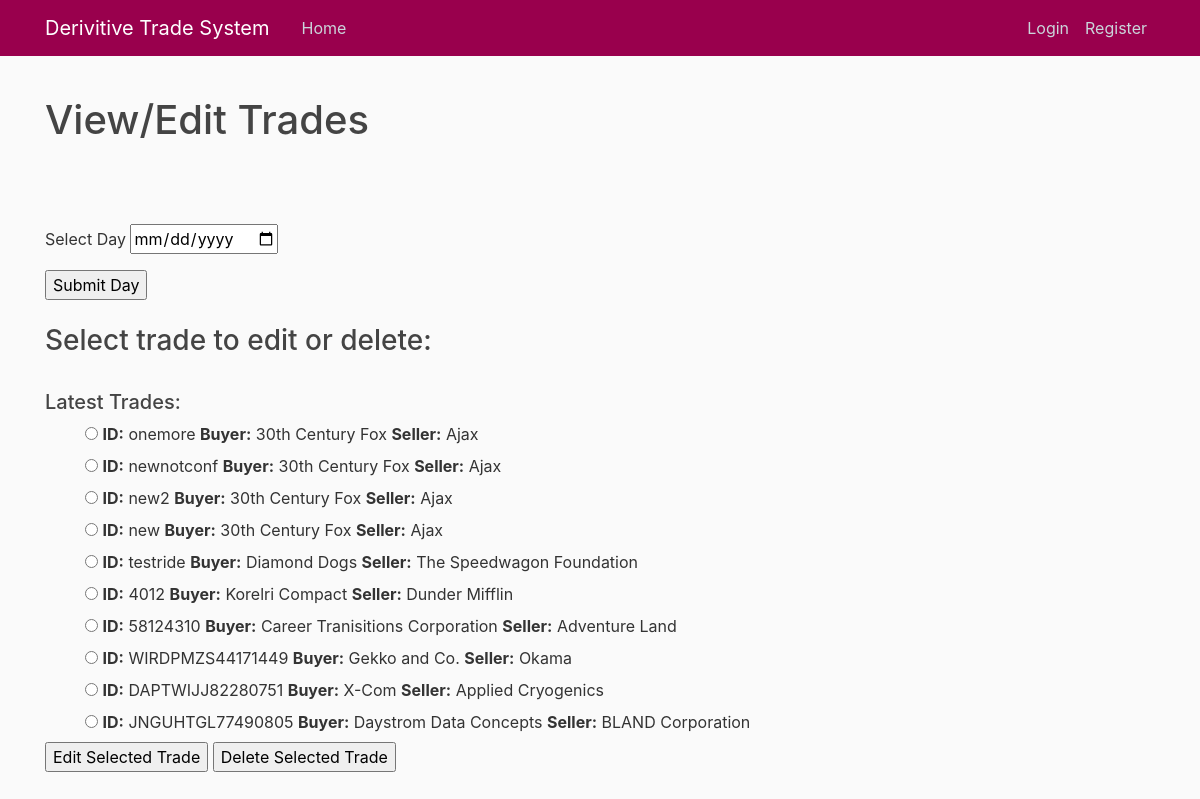
The page /viewtrades/ on the database as committed earlier.
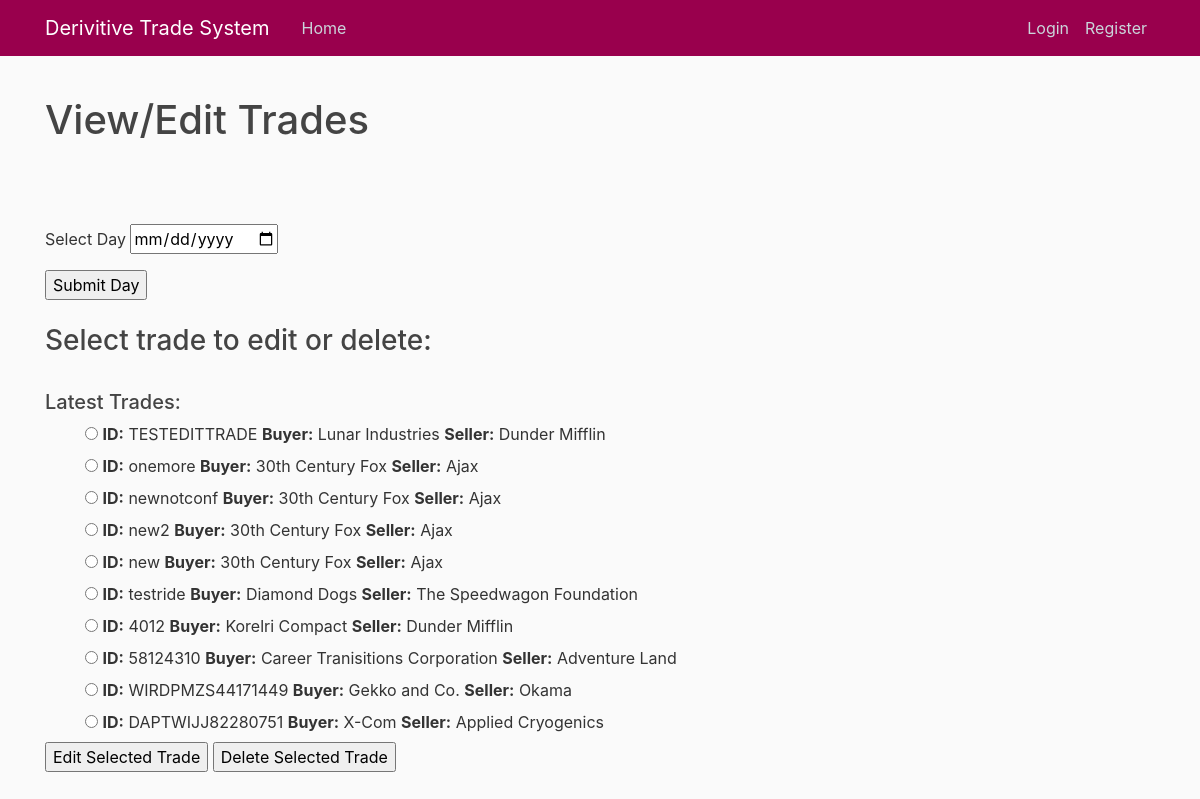
The same page on the database as committed later.
### system/models.py (models this page shows, shortened)
class DerivativeTrades(models.Model):
    date = models.DateTimeField('date of trade')
    trade_id = models.CharField(max_length=20, primary_key=True)
    product = models.CharField(max_length=50)
    buying_party = models.ForeignKey(CompanyCodes, on_delete=models.CASCADE, related_name = "buying")
    selling_party = models.ForeignKey(CompanyCodes, on_delete=models.CASCADE, related_name = "selling")
    notional_amount = models.DecimalField(max_digits=20, decimal_places=2)
    notional_currency = models.CharField(max_length=5)
    quantity = models.IntegerField()
    maturity_date = models.DateTimeField('maturity date')
    underlying_price = models.DecimalField(max_digits=20, decimal_places=2)
    underlying_currency = models.CharField(max_length=5)
    strike_price = models.DecimalField(max_digits=20, decimal_places=2)

class CompanyCodes(models.Model):
    company_name = models.CharField(max_length=100)
    company_trade_id = models.CharField(max_length=10, primary_key=True)
    def __str__(self):
        return self.company_name

### system/views.py (the view, shortened to what this page needs)
# urls.py: path('viewtrades/', views.viewTrades, name='viewTrades'),
def viewTrades(request):
    v = ViewTrader()
    print(request.POST.dict())
    selected_day = request.POST.get('selected_day', False)
    pg_number = request.POST.get('pg_number', False)
    tradeIDSelected = request.POST.get('choice', False)
    context = dict()
    if (selected_day and (request.POST.get('selected_trade_submit', False) or request.POST.get('selected_day_submit', False) or (pg_number))):
        if not pg_number:
            pg_number = 1
        trades_by_date = v.getTradesByDateTen(selected_day, int(pg_number))
        number_of_trades = v.getPageNumberOption(v.getNumTradesByDate(selected_day))
        context['view_trades'] = trades_by_date
        context['num_trades'] = number_of_trades
        context['date'] = selected_day
        context['cur_pg'] = pg_number
    else:
        trades = DerivativeTrades.objects.order_by('-date')[:10]
        context['view_trades'] = trades
        context['num_trades'] = ''
        context['date'] = ''
    return render(request, 'system/viewtrades.html', context)

### system/templates/system/viewtrades.html (shortened to what this page needs)
{% extends "system/base.html" %}
{% block content %}
  <h1>View/Edit Trades</h1>
  <br>
  <form action="{% url 'system:viewTrades' %}" method="post">{% csrf_token %}
    <br>
    <br>
    {% if not trade_edit %}
      <p>Select Day <input type="date"  name="selected_day" value="{{ date }}"></input></p>
      <input type="submit" name="selected_day_submit" value="Submit Day"></input>
      <br>
      <br>
      <h3>Select trade to edit or delete:</h3>
      <br>
      {% if date %}
        {% if view_trades %}
          <h5>Trades On: {{ date }} </h5>
        {% else %}
          <h5>No Trades Were Added On: {{ date }}</h5>
        {% endif %}
      {% else %}
        <h5>Latest Trades:</h5>
      {% endif %}
        {% if view_trades %}
          <ul>
            {% for trade in view_trades %}
              <input type="radio" name="choice" value="{{ trade.trade_id }}">
              <label for="choice{{ forloop.counter }}">
                <b>ID:</b> {{trade.trade_id}}
                <b>Buyer:</b> {{ trade.buying_party }}
                <b>Seller:</b> {{trade.selling_party}}
              </label>
              <br>
            {% endfor %}
          </ul>
        {% endif %}
        {% if view_trades %}
          <input type="submit" name="selected_trade_submit" value="Edit Selected Trade"></input>
          <input type="submit" name="selected_trade_delete" value="Delete Selected Trade"></input>
        {% endif %}
    {% endif %}
  </form>
{% endblock content %}

### system/templates/system/base.html (shortened to what this page needs)
{% load static %}
<!DOCTYPE html>
<html lang="en" dir="ltr">
  <head>
    <link rel="stylesheet" href="https://maxcdn.bootstrapcdn.com/bootstrap/4.0.0/css/bootstrap.min.css">
    <link rel="stylesheet" type="text/css" href="{% static 'system/main.css' %}">
  </head>
  <body>
    <header class="site-header">
      <nav class="navbar navbar-expand-md navbar-dark bg-steel fixed-top">
        <div class="container">
          <a class="navbar-brand mr-4" href="{% url 'system:home' %}">Derivitive Trade System</a>
          <div class="collapse navbar-collapse" id="navbarToggle">
            <div class="navbar-nav mr-auto">
              <a class="nav-item nav-link" href="{% url 'system:home' %}">Home</a>
            </div>
            <div class="navbar-nav">
              {% if user.is_authenticated %}
                <a class="nav-item nav-link" href="{% url 'profile' %}">Profile</a>
                <a class="nav-item nav-link" href="{% url 'logout' %}">Logout</a>
              {% else %}
                <a class="nav-item nav-link" href="{% url 'login' %}">Login</a>
                <a class="nav-item nav-link" href="{% url 'register' %}">Register</a>
              {% endif %}
            </div>
          </div>
        </div>
      </nav>
    </header>
    <main role="main" class="container">
      <div class="row">
        <div class="col-md-8">
          {% block content %}{% endblock %}
        </div>
      </div>
    </main>
  </body>
</html>

### system/static/system/main.css (style rules this page uses)
body { background: #fafafa; color: #333333; margin-top: 6rem; }
h1, h2, h3, h4, h5, h6 { color: #444444; }
ul { margin: 0; }
.bg-steel { background-color: #99004d; }
.site-header .navbar-nav .nav-link { color: #cbd5db; }

Rows that differ between the two databases and show on the page:
no longer on this page (row unchanged): DerivativeTrades: trade_id "JNGUHTGL77490805", buying_party "Daystrom Data Concepts", selling_party "BLAND Corporation"
added DerivativeTrades: trade_id "TESTEDITTRADE", buying_party "Lunar Industries", selling_party "Dunder Mifflin"
